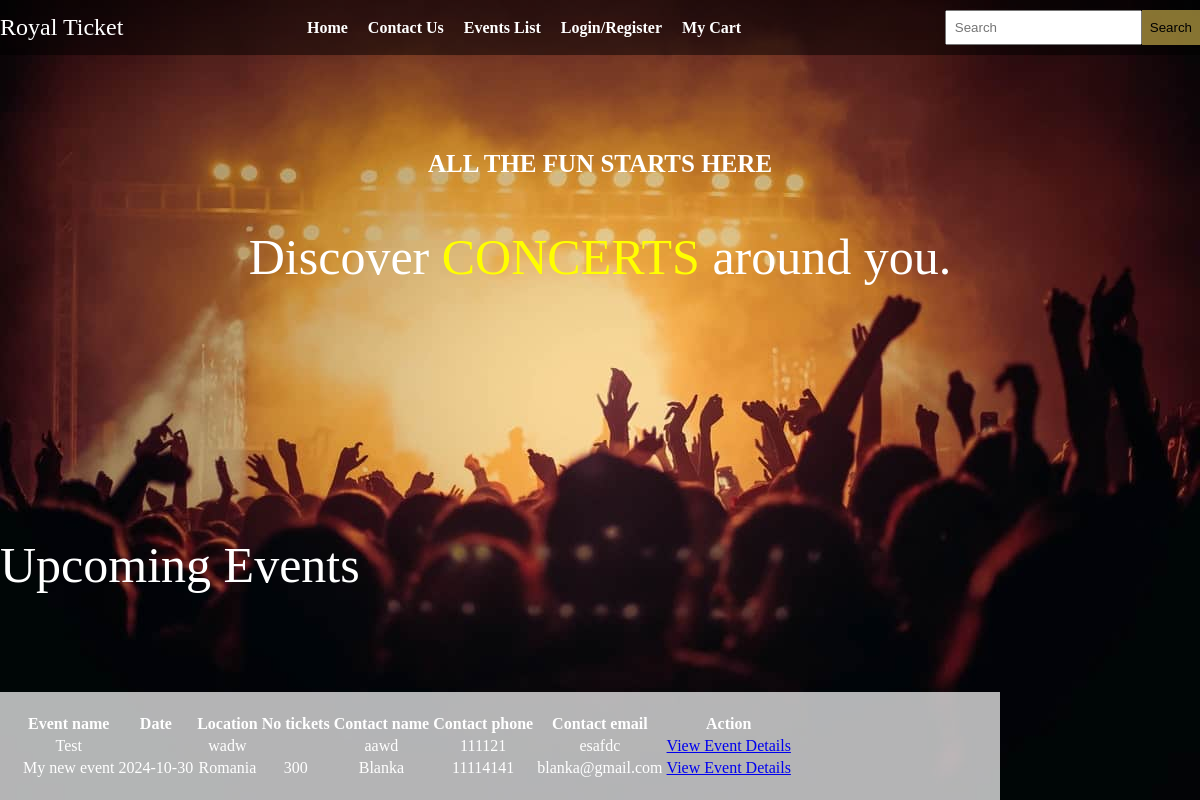
The page /clientDashboard/index.php on the database as committed earlier.
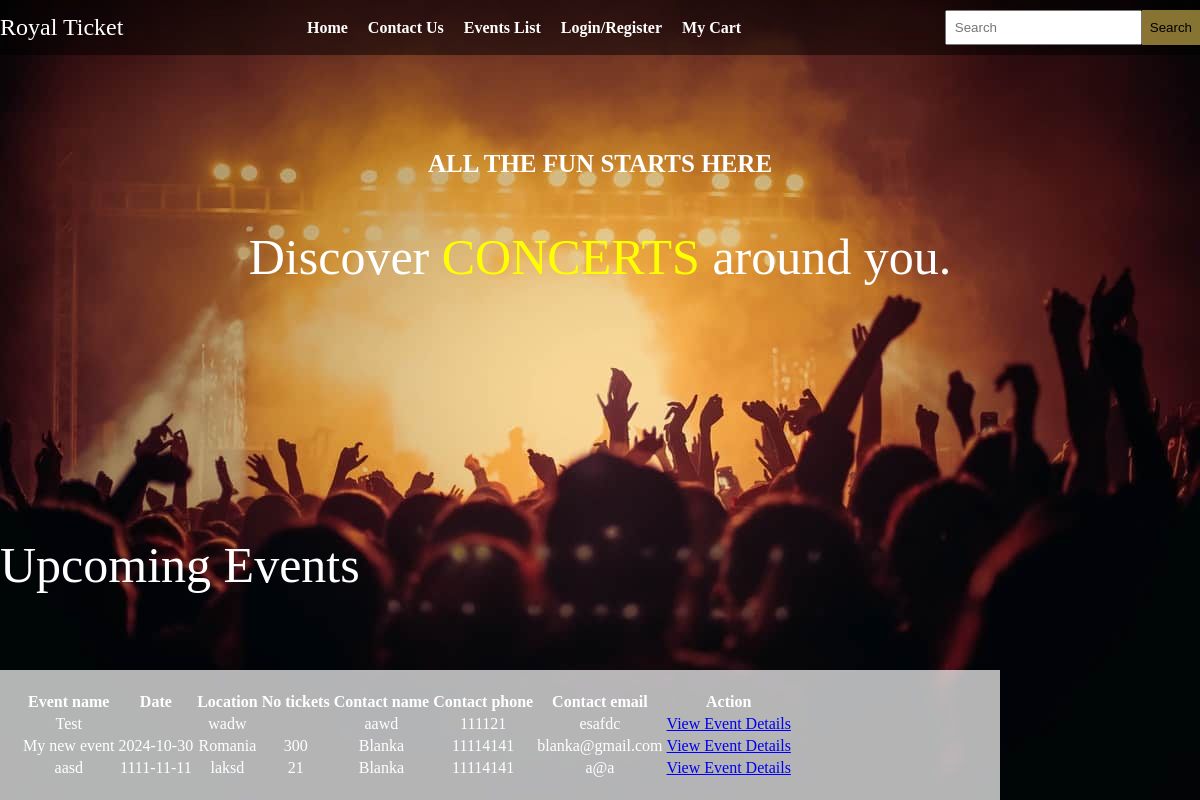
The same page on the database as committed later.
### tables this page shows
CREATE TABLE `event` (
                         `ID` int(11) NOT NULL,
                         `Name` varchar(255) DEFAULT NULL,
                         `Date` date DEFAULT NULL,
                         `Location` varchar(255) DEFAULT NULL,
                         `Tickets` int(11) DEFAULT NULL,
                         `ContactName` varchar(255) DEFAULT NULL,
                         `ContactPhone` varchar(255) DEFAULT NULL,
                         `ContactEmail` varchar(255) DEFAULT NULL
);

### clientDashboard/index.php (the view, shortened to what this page needs)
<!DOCTYPE html>
<html lang="en">
<head>
    <link rel="stylesheet" href="styles.css">
    <link rel="stylesheet" href="footer_style.css">
    <link rel="stylesheet" href="event_style.css">
</head>
<body style="background-image: url('imagini/bkg.jpeg'); background-size: cover;">
<nav>
    <div class="nav-container">
        <div class="logo">Royal Ticket</div>
        <ul class="nav-list">
            <li><a href="#">Home</a></li>
            <li><a href="contact_page.php">Contact Us</a></li>
            <li><a href="eventsList.php">Events List</a></li>
            <li><a href="login_page.php">Login/Register</a></li>
            <li><a href="cart_page.php">My Cart</a></li>
        </ul>
        <div class="search-bar">
            <input type="text" placeholder="Search">
            <button type="submit">Search</button>
        </div>
    </div>
</nav>
<div class="main-content">
    <div class="center-text">
        <h1>ALL THE FUN STARTS HERE</h1>
        <p>Discover <span class="dynamic-text">CONCERTS</span> around you.</p>
    </div>
</div>
<p>Upcoming Events</p>
<span class="event-details">
        <?php
        include("../Conectare.php");
        if ($result = $mysqli->query("SELECT * FROM event ORDER BY id")) {
            if ($result->num_rows > 0) {
                echo "<table>";
                echo
                "
                                    <thead>
                                        <tr>
                                            <th>Event name</th>
                                            <th>Date</th>
                                            <th>Location</th>
                                            <th>No tickets</th>
                                            <th>Contact name</th>
                                            <th>Contact phone</th>
                                            <th>Contact email</th>
                                            <th>Action</th>
                                        </tr>
                                    </thead>
                                ";
                while ($row = $result->fetch_object()) {
                    echo "<tbody>";
                    echo "<tr>";
                    echo "<td>" . $row->Name . "</td>";
                    echo "<td>" . $row->Date . "</td>";
                    echo "<td>" . $row->Location . "</td>";
                    echo "<td>" . $row->Tickets . "</td>";
                    echo "<td>" . $row->ContactName . "</td>";
                    echo "<td>" . $row->ContactPhone . "</td>";
                    echo "<td>" . $row->ContactEmail . "</td>";
                    echo "<td>";
                    echo "<a href='event_page.php?EventID=" . $row->ID . "'>View Event Details</a>";
                    echo "</td>";
                    echo "</tr>";
                    echo "</tbody>";
                }
                echo "</table>";
            } else {
                echo "There are no records in the table.";
            }
        } else {
            echo "Error " . $mysqli->error();
        }
        ?>
    </span>
</body>
</html>

Rows that differ between the two databases and show on the page:
added event: Name "aasd", Date "1111-11-11", Location "laksd", Tickets "21", ContactName "Blanka", ContactPhone "11114141", ContactEmail "a@a"
